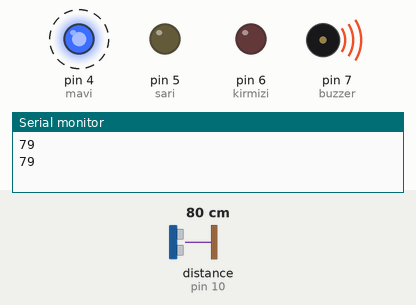
Simulated run of this sketch. Board: Arduino Uno, built with avr-gcc and run on an emulated ATmega328P. On the bench: output pins drawn as LEDs (lit = HIGH), buzzer (waves = sounding, pin HIGH), the last lines printed to the serial monitor. Wiring (inferred from the names in the program): ultrasonic range finder: trigger pin 9; echo pin 10. Dashed ring = blinking. Inputs (shaded band) come from the test bench; at power-on: distance to the obstacle (sensor on pin 10) 80 cm. The echo pulse lasts 58.3 µs per cm; pins used as bus, display or sensor lines are not drawn.

Above: at 1.06 s.
1.7 s: distance to the obstacle (sensor on pin 10) set to 34 cm
5.2 s: distance to the obstacle (sensor on pin 10) set to 27 cm
At 6.04 s:
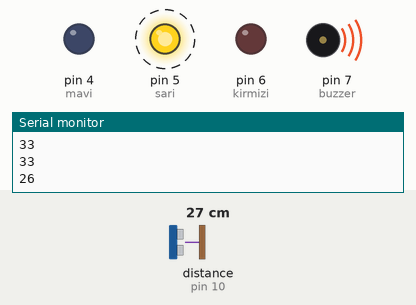
8.9 s: distance to the obstacle (sensor on pin 10) set to 17 cm
12.4 s: distance to the obstacle (sensor on pin 10) set to 13 cm
At 12.53 s:
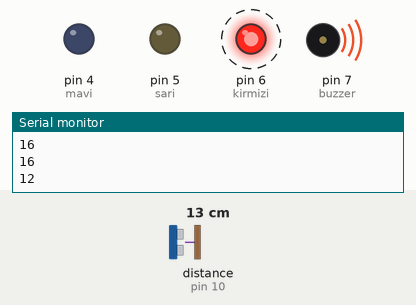
15.9 s: distance to the obstacle (sensor on pin 10) set to 18 cm
At 16.46 s:
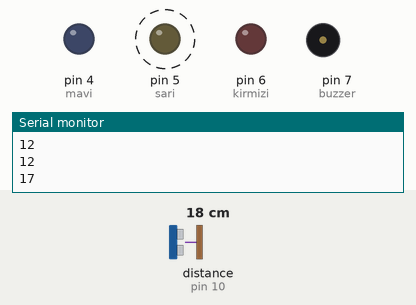
19.4 s: distance to the obstacle (sensor on pin 10) set to 9 cm
At 19.67 s:
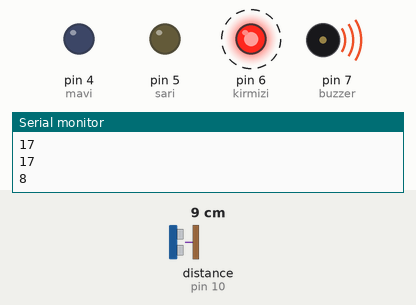
Timing chart, 0 to 23.9 s (numbered marks = the images above; inputs shaded):
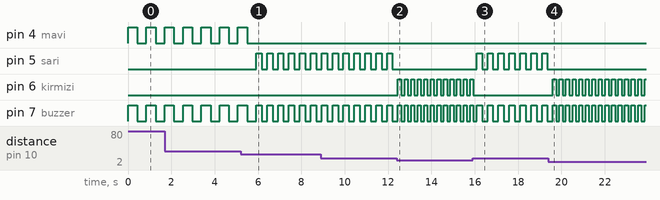

The sketch:

parksens_r_.ino
```cpp
int trigpin=9;
int echopin=10;
int kirmizi=6;
int sari=5;
int mavi=4;
int buzzer=7;

long sure;
long mesafe;


void setup() {
pinMode(trigpin,OUTPUT);
pinMode(echopin,INPUT);
pinMode(kirmizi,OUTPUT);
pinMode(sari,OUTPUT);
pinMode(mavi,OUTPUT);
pinMode(buzzer,OUTPUT);
Serial.begin(9600);

}

void loop() {
digitalWrite(trigpin,LOW);
delayMicroseconds(5);
digitalWrite(trigpin,HIGH);
delayMicroseconds(1000);
digitalWrite(trigpin,LOW);

sure=pulseIn(echopin,HIGH);
mesafe=(sure/2)/29.1;
Serial.println(mesafe);

if(mesafe>=0&&mesafe<5

)
{
digitalWrite(kirmizi,HIGH);
digitalWrite(sari,LOW);
digitalWrite(mavi,LOW);
digitalWrite(buzzer,HIGH);

}
 else if(mesafe>=5&&mesafe<15)
 {
digitalWrite(kirmizi,HIGH);
digitalWrite(sari,LOW);
digitalWrite(mavi,LOW);
digitalWrite(buzzer,HIGH);
delay(150);
digitalWrite(kirmizi,LOW);
digitalWrite(buzzer,LOW);
delay(150);
}
else if(mesafe>=15&&mesafe<30)
{
digitalWrite(kirmizi,LOW);
digitalWrite(sari,HIGH);
digitalWrite(mavi,LOW);
digitalWrite(buzzer,HIGH);
delay(250);
digitalWrite(sari,LOW);
digitalWrite(buzzer,LOW);
delay(250);
}
else if(mesafe>=30)
{
digitalWrite(kirmizi,LOW);
digitalWrite(sari,LOW);
digitalWrite(mavi,HIGH);
digitalWrite(buzzer,HIGH);
delay(420);
digitalWrite(mavi,LOW);
digitalWrite(buzzer,LOW);
delay(420);
 }
}
```

Measured:
- the behaviour switches between 31 and 30 cm on distance to the obstacle (sensor on pin 10) (found by bisection; images 0 and 1)
- the behaviour switches between 16 and 15 cm on distance to the obstacle (sensor on pin 10) (found by bisection; images 1 and 2)
- after the input at 5.2 s, pin 4 (mavi): goes on until 5.5 s, then stays LOW; pin 5 (sari): alternates HIGH for 0.25 s and LOW for 0.25 s, starting after 0.72 s
- after the input at 12.4 s, pin 5 (sari): stops changing and stays LOW; pin 6 (kirmizi): alternates HIGH for 0.15 s and LOW for 0.15 s, starting after 0.06 s; pin 7 (buzzer): alternates HIGH for 0.15 s and LOW for 0.15 s, starting after 0.21 s
- after the input at 15.9 s, pin 5 (sari): alternates HIGH for 0.25 s and LOW for 0.25 s, starting after 0.19 s; pin 6 (kirmizi): goes on until 15.9 s, then stays LOW
- after the input at 19.4 s, pin 5 (sari): stops changing and stays LOW; pin 6 (kirmizi): alternates HIGH for 0.15 s and LOW for 0.15 s, starting after 0.20 s; pin 7 (buzzer): alternates HIGH for 0.15 s and LOW for 0.15 s, starting after 0.35 s
- by itself, pin 4 (mavi): alternates HIGH for 0.42 s and LOW for 0.42 s
- by itself, pin 7 (buzzer): repeats every 0.50 s: HIGH 0.25 s, LOW 0.25 s
